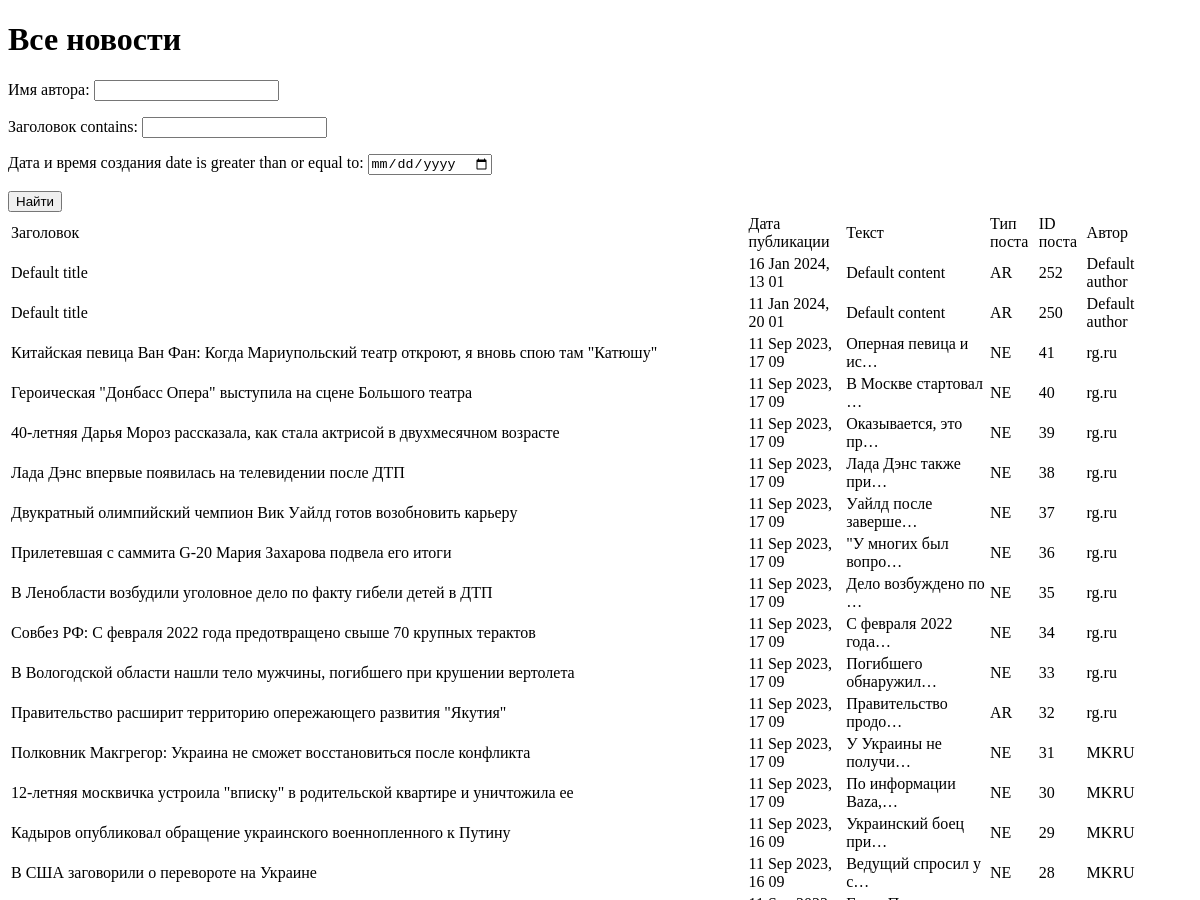
Before: /news/search/ (signed in, upper part) with the older database file.
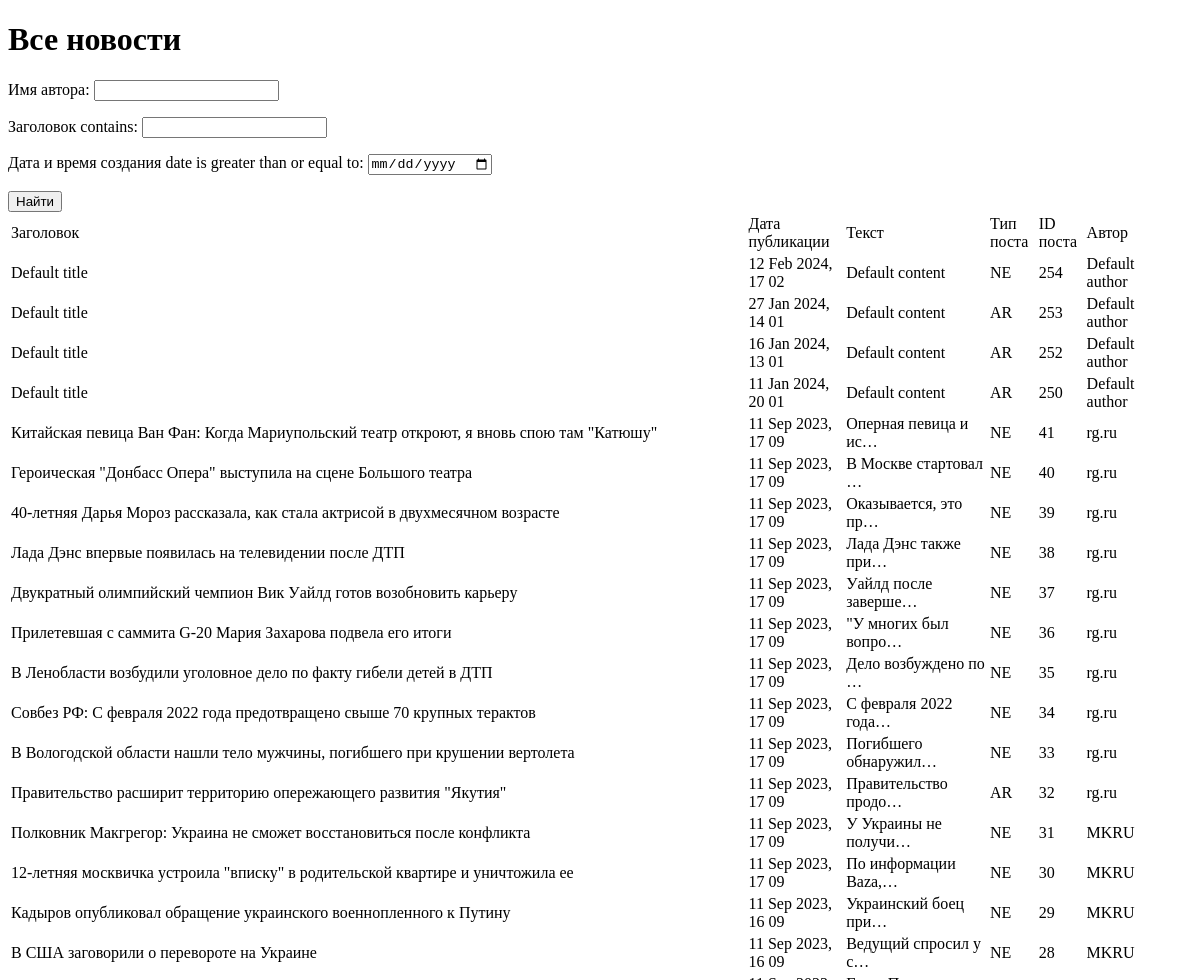
After: the same page with the newer database file.
### news/models.py (models this page shows, shortened)
class Post(models.Model):
    news = 'NE'
    article = 'AR'
    POST_TYPES = [
        (news, 'Новость'),
        (article, 'Статья')
    ]
    author = models.CharField(max_length=255, default='Default author', verbose_name='имя автора')
    post_type = models.CharField(max_length=2, choices=POST_TYPES, default=article, verbose_name='Вид поста')
    date_create = models.DateTimeField(auto_now_add=True, verbose_name='дата и время создания')
    date_update = models.DateTimeField(auto_now=True, verbose_name='дата и время изменения')
    categories = models.ManyToManyField(Category, verbose_name='Категории')
    title = models.CharField(max_length=255, default='Default title', verbose_name='заголовок')
    content = models.TextField(default='Default content', verbose_name='текст')

### news/views.py (the view)
# urls.py: path('news/search/', NewsSearch.as_view(), name = 'news_search'),
class NewsSearch(LoginRequiredMixin, ListView):
    model = Post
    template_name = 'flatpages/news_search.html'
    queryset = Post.objects.order_by('-date_create')
    context_object_name = 'news'
    def get_queryset(self):
        queryset = super().get_queryset()
        self.filterset = PostFilter(self.request.GET, queryset)
        return self.filterset.qs
    def get_context_data(self, **kwargs):
        context = super().get_context_data(**kwargs)
        context['filterset'] = self.filterset
        return context

### news/templatetags/custom_filters.py (called while the page is built)
@register.filter()
def censor(text):
    spl_text = text.split()
    explicitwords = ['дВижения',
                     'ТраСсе',
                     'производственных',
                     'Однако',
                     'детонациЮ']
    for ex_word in explicitwords:
        ex_word = ex_word.title()
        for word in spl_text:
            word1 = word[0].upper() + word[1:]
            if word1 == ex_word:
                text = text.replace(word, word[0] + '*' * (len(word) - 1))
    """Removes all values of arg from the given string"""
    return text

### templates/flatpages/news_search.html (shortened to what this page needs)
{% extends 'flatpages/default.html' %}
{% load custom_filters %}
{% load custom_tags %}
{% block content %}
    <h1>Все новости</h1>
    <form action="" method="get">
    {{ filterset.form.as_p }}
    <input type="submit" value="Найти"/>
    </form>
    {% if news %}
       <table>
           <tr>
               <td>Заголовок</td>
               <td>Дата публикации</td>
               <td>Текст</td>
               <td>Тип поста</td>
               <td>ID поста</td>
               <td>Автор</td>
           </tr>
           {% for new in news %}
           <tr>
               <td>{{ new.title|censor }}&emsp;</td>
               <td>{{ new.date_create|date:'d M Y, H m'|censor}}&emsp;</td>
               <td>{{ new.content|truncatechars:20|censor }}&emsp;</td>
               <td>{{ new.post_type }}&emsp;</td>
               <td>{{ new.id }}&emsp;</td>
               <td>{{ new.author }}&emsp;</td>
           </tr>
           {% endfor %}
       </table>
    {% else %}
       <h2>Новостей нет!</h2>
    {% endif %}
{% endblock content %}

Changed rows visible on the page:
added Post: title|censor "Default title", date_create|censor "12 Feb 2024, 17 02", content|censor "Default content", post_type "NE", id "254", author "Default author"
added Post: title|censor "Default title", date_create|censor "27 Jan 2024, 14 01", content|censor "Default content", post_type "AR", id "253", author "Default author"
